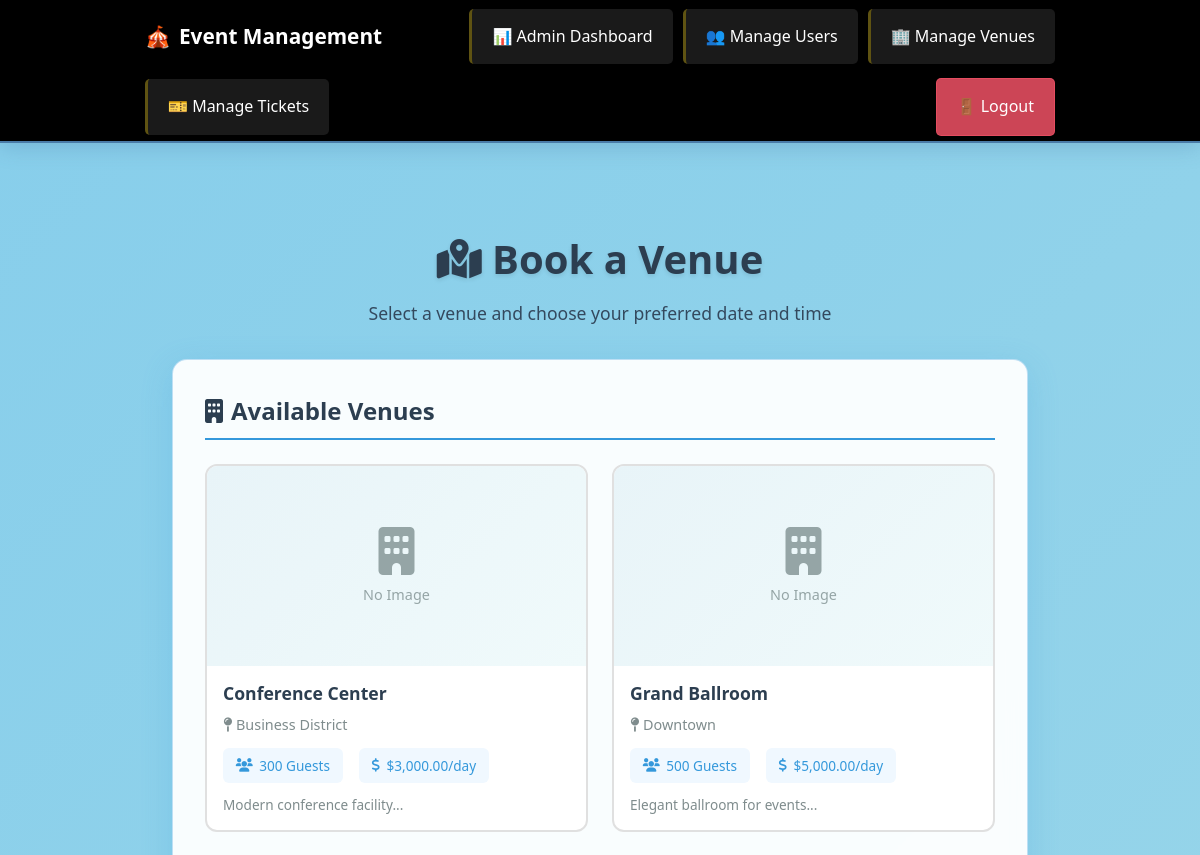
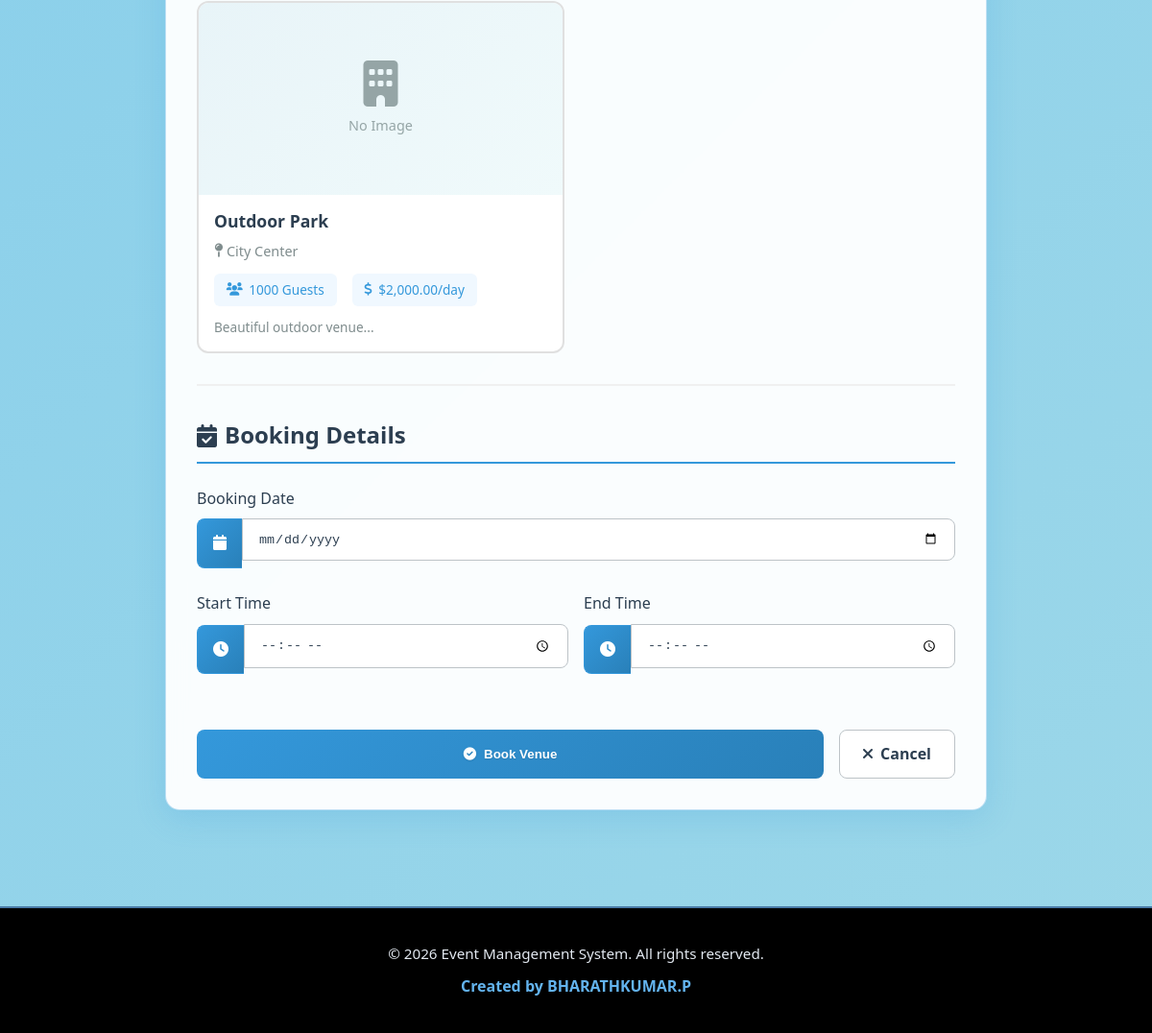
Screenshot of /event-management-system/user/book_venue.php (signed in) with the database file from the repository (2 pictures, top to bottom).
### tables this page shows
CREATE TABLE IF NOT EXISTS venues (
    id INT PRIMARY KEY AUTO_INCREMENT,
    name VARCHAR(255) NOT NULL,
    location VARCHAR(255) NOT NULL,
    capacity INT NOT NULL,
    description TEXT,
    price_per_day DECIMAL(10,2) NOT NULL,
    is_available BOOLEAN DEFAULT TRUE,
    created_at TIMESTAMP DEFAULT CURRENT_TIMESTAMP
);

### event-management-system/user/book_venue.php (the view, shortened to what this page needs)
<?php
require_once "../config/db.php";
$venues_sql = "SELECT * FROM venues WHERE is_available = 1 ORDER BY name ASC";
$venues_result = mysqli_query($conn, $venues_sql);
$venue_id = $booking_date = $start_time = $end_time = "";
$venue_err = $date_err = $time_err = "";
include "../includes/header.php";
?>
<div class="book-venue-container">
    <div class="book-venue-header">
        <h1><i class="fas fa-map-marked-alt"></i> Book a Venue</h1>
        <p>Select a venue and choose your preferred date and time</p>
    </div>
    <form action="<?php echo htmlspecialchars($_SERVER["PHP_SELF"]); ?>" method="post" class="venue-booking-form">
        <div class="venue-selection-section">
            <h2 class="section-title"><i class="fas fa-building"></i> Available Venues</h2>
            <div class="venues-grid">
                <?php while($venue = mysqli_fetch_assoc($venues_result)): ?>
                    <div class="venue-card-wrapper">
                        <label for="venue_<?php echo $venue['id']; ?>" class="venue-card">
                            <div class="venue-image-wrapper">
                                <?php if(!empty($venue['image_path']) && file_exists("../" . $venue['image_path'])): ?>
                                    <img src="<?php echo htmlspecialchars("../" . $venue['image_path']); ?>"
                                         alt="<?php echo htmlspecialchars($venue['name']); ?>"
                                         class="venue-image" onerror="this.style.display='none'; this.nextElementSibling.style.display='flex';">
                                <?php else: ?>
                                    <div class="venue-image-placeholder" style="display: <?php echo (!empty($venue['image_path']) && file_exists("../" . $venue['image_path'])) ? 'none' : 'flex'; ?>;">
                                        <span>No Image</span>
                                    </div>
                                <?php endif; ?>
                            </div>
                            <div class="venue-details">
                                <h3 class="venue-name"><?php echo htmlspecialchars($venue['name']); ?></h3>
                                <div class="venue-info">
                                    <span class="info-item">
                                        <i class="fas fa-map-pin"></i>
                                        <?php echo htmlspecialchars($venue['address'] ?? $venue['location']); ?>
                                    </span>
                                </div>
                                <div class="venue-specs">
                                    <div class="spec-item">
                                        <i class="fas fa-users"></i>
                                        <span><?php echo $venue['capacity']; ?> Guests</span>
                                    </div>
                                    <div class="spec-item">
                                        <i class="fas fa-dollar-sign"></i>
                                        <span>$<?php echo number_format($venue['price_per_day'], 2); ?>/day</span>
                                    </div>
                                </div>
                                <?php if(!empty($venue['description'])): ?>
                                    <p class="venue-description"><?php echo htmlspecialchars(substr($venue['description'], 0, 100)); ?>...</p>
                                <?php endif; ?>
                            </div>
                        </label>
                    </div>
                <?php endwhile; ?>
            </div>
        </div>
        <div class="booking-details-section">
            <h2 class="section-title"><i class="fas fa-calendar-check"></i> Booking Details</h2>
            <div class="form-group">
                <label class="form-label">Booking Date</label>
                <div class="input-group">
                    <span class="input-group-text"><i class="fas fa-calendar"></i></span>
                    <input type="date" name="booking_date" class="form-control <?php echo (!empty($date_err)) ? 'is-invalid' : ''; ?>"
                           value="<?php echo $booking_date; ?>" min="<?php echo date('Y-m-d'); ?>">
                </div>
            </div>
            <div class="form-row">
                <div class="form-group">
                    <label class="form-label">Start Time</label>
                    <div class="input-group">
                        <span class="input-group-text"><i class="fas fa-clock"></i></span>
                        <input type="time" name="start_time" class="form-control <?php echo (!empty($time_err)) ? 'is-invalid' : ''; ?>"
                               value="<?php echo $start_time; ?>">
                    </div>
                </div>
                <div class="form-group">
                    <label class="form-label">End Time</label>
                    <div class="input-group">
                        <span class="input-group-text"><i class="fas fa-clock"></i></span>
                        <input type="time" name="end_time" class="form-control <?php echo (!empty($time_err)) ? 'is-invalid' : ''; ?>"
                               value="<?php echo $end_time; ?>">
                    </div>
                </div>
            </div>
        </div>
        <div class="form-actions">
            <button type="submit" class="btn-book">
                <i class="fas fa-check-circle"></i> Book Venue
            </button>
            <a href="dashboard.php" class="btn-cancel">
                <i class="fas fa-times"></i> Cancel
            </a>
        </div>
    </form>
</div>
<?php include "../includes/footer.php"; ?>

### event-management-system/assets/css/style.css (style rules this page uses)
body { font-family: Arial, sans-serif; line-height: 1.6; margin: 0; padding: 0; background-color: #f4f4f4; }
.form-group { margin-bottom: 1rem; }
.form-control { width: 100%; padding: 0.5rem; border: 1px solid #ddd; border-radius: 4px; margin-bottom: 0.5rem; }

### event-management-system/includes/header.php (style rules this page uses)
* { margin: 0; padding: 0; box-sizing: border-box; }
body { font-family: 'Segoe UI', Tahoma, Geneva, Verdana, sans-serif; }

### rows the page displays
venues: name "Conference Center", location "Business District", capacity "300", price_per_day "3,000.00", description "Modern conference facility"
venues: name "Grand Ballroom", location "Downtown", capacity "500", price_per_day "5,000.00", description "Elegant ballroom for events"
venues: name "Outdoor Park", location "City Center", capacity "1000", price_per_day "2,000.00", description "Beautiful outdoor venue"
